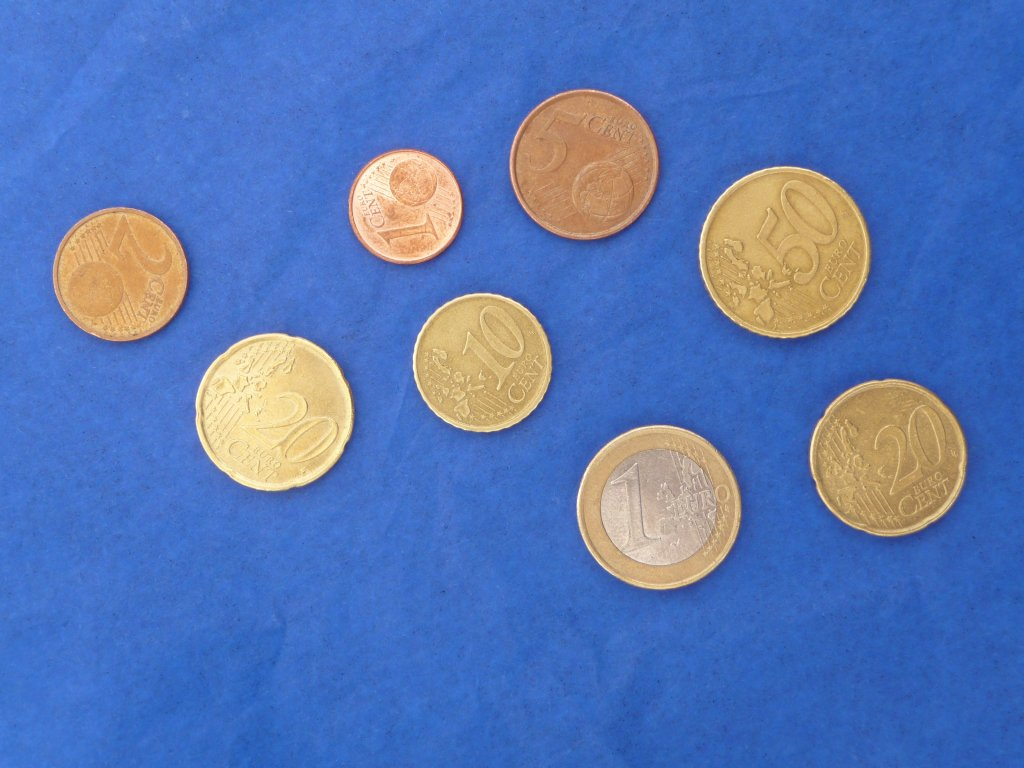
%> input picture first/images/Moedas1.jpg, 1024 x 768 px
$ octave proj_pt1.m   (GNU Octave 9; MATLAB toolbox functions it lacks are replaced by stand-ins)
%> lines starting %> are read from the running program, lines starting %| are printed output that depends on the picture; in (x1, y1, x2, y2) boxes, pixels count from 0 and x2, y2 are one past the last pixel; in counts of white or black regions, pixels touching at a corner belong together; the program's own positions count from 1
clear all;
close all;
warning off;

divider = sprintf('<----------------------------------------------->');

disp('Welcome to the first project!');
disp(' ');

%%%%%%%%%%%%%%%%%%%%%%%%%%%%%%%%%%%%%%%%%%%%%%%%%%%%%%%%%%%%%%%%%%%%%%%%%%
%%%%%%%%%%%%%%%%%%%%%%%%%%%%%% Input %%%%%%%%%%%%%%%%%%%%%%%%%%%%%%%%%%%%%
%%%%%%%%%%%%%%%%%%%%%%%%%%%%%%%%%%%%%%%%%%%%%%%%%%%%%%%%%%%%%%%%%%%%%%%%%%

while(true)
    disp(' ');
    disp('Please, choose a picture:');
    disp('     1 - Moedas1.jpg;');
    disp('     2 - Moedas2.jpg;');
    disp('     3 - Moedas3.jpg;');
    disp('     4 - Moedas4.jpg;');
    disp('     5 - Moedas5.jpg;');
    disp('     6 - Moedas6.jpg;');
    disp('     7 - Moedas7.jpg;');
    disp('     8 - Moedas8.jpg;');
    disp('     9 - Moedas9.jpg;');
    disp('     10 - cube.png;');
    disp('     11 - ring.png;');
    disp('     12 - MoedasA.jpg;');
    disp('     13 - MoedasB.jpg;');
    disp('     0 - Exit Matlab.');
    disp(' ');
    option = input('Your choice: ');
%> the answer given: 1
    disp(' ');
    switch option
        case 1
            image = imread('images/Moedas1.jpg');
%> image is the input picture: size 768x1024x3 uint8; mean R, G, B 87.8, 118.8, 181
            break;
        case 2
            image = imread('images/Moedas2.jpg');
            break;
        case 3
            image = imread('images/Moedas3.jpg');
            break;
        case 4
            image = imread('images/Moedas4.jpg');
            break;
        case 5
            image = imread('images/Moedas5.jpg');
            break;
        case 6
            image = imread('images/Moedas6.jpg');
            break;
        case 7
            image = imread('images/Moedas7.jpg');
            break;
        case 8
            image = imread('images/Moedas8.jpg');
            break;
        case 9
            image = imread('images/Moedas9.jpg');
            break;
        case 10
            image = imread('images/cube.png');
            break;
        case 11
            image = imread('images/ring.png');
            break;
        case 12
            image = imread('images/MoedasA.jpg');
            break;
        case 13
            image = imread('images/MoedasB.jpg');
            break;
        case 0
            exit;
        otherwise
            disp('Please, insert a valid image.');
    disp(divider);
    end
end

disp(' ');
disp('The program started processing your image...');
disp(' ');

tic;

%%%%%%%%%%%%%%%%%%%%%%%%%%%%%%%%%%%%%%%%%%%%%%%%%%%%%%%%%%%%%%%%%%%%%%%%%%
%%%%%%%%%%%%%%%%%%%%%%%%%% Computations %%%%%%%%%%%%%%%%%%%%%%%%%%%%%%%%%%
%%%%%%%%%%%%%%%%%%%%%%%%%%%%%%%%%%%%%%%%%%%%%%%%%%%%%%%%%%%%%%%%%%%%%%%%%%

%Convert image to gray
image_gray = rgb2gray(image);
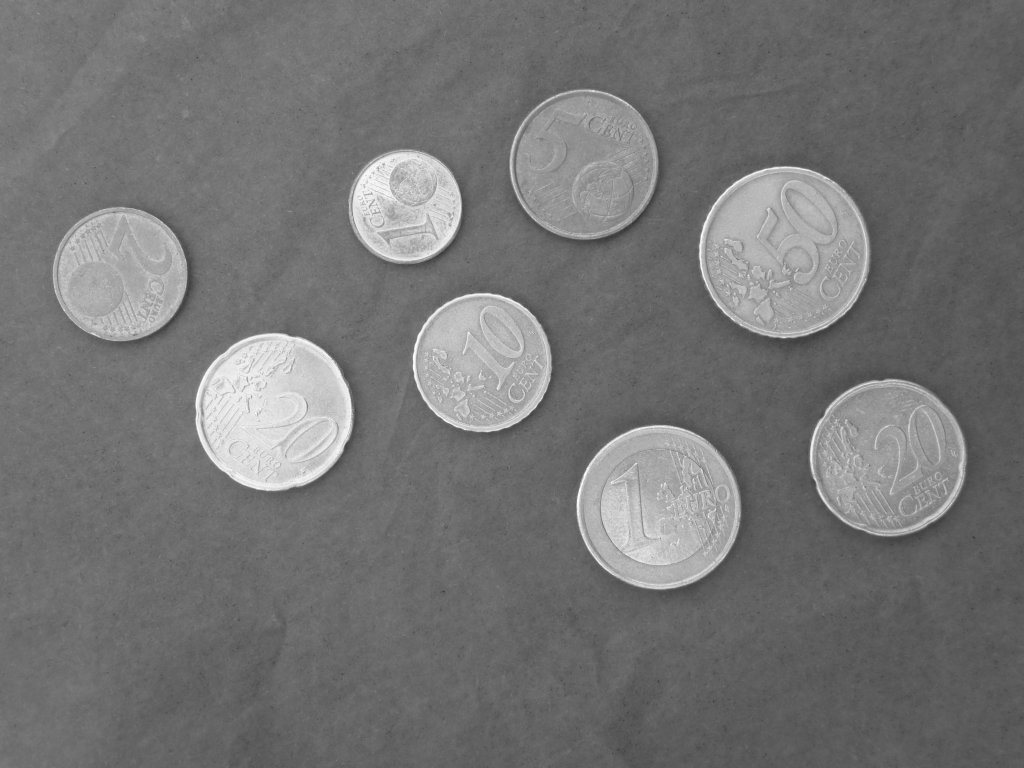
%> image_gray: size 768x1024 uint8; min 51, max 254, mean 116.6

% Use Otsu to get the threshold
bw = im2bw(image_gray, graythresh(image_gray));
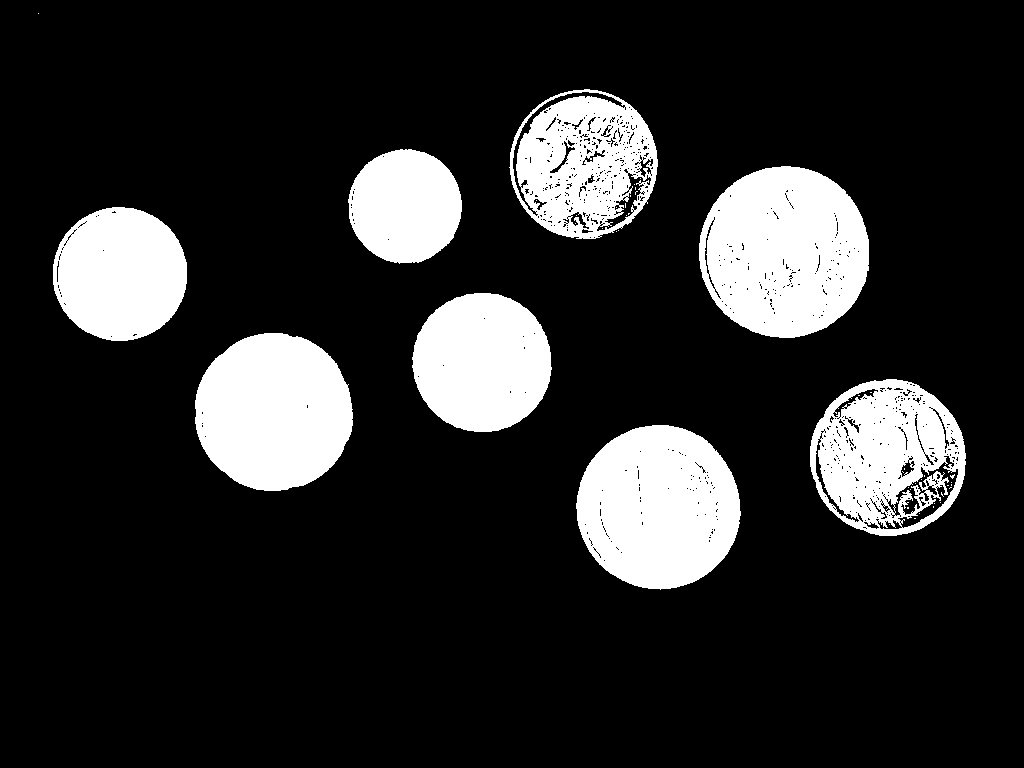
%> bw: size 768x1024 logical; 16.9% white; 47 white regions (39 under 20 px), largest, box (x1, y1, x2, y2) and area: (699, 166, 869, 338) 22646, (576, 425, 741, 590) 20946, (195, 333, 353, 491) 19608
%figure,imshow(bw);

% Use closure to get the shapes well defined
se = strel('disk', 5);
bw_final = imclose(bw,se);
%> bw_final: size 768x1024 logical; 17.8% white; 9 white regions (1 under 20 px), largest, box (x1, y1, x2, y2) and area: (699, 166, 869, 338) 23045, (576, 425, 741, 590) 21111, (195, 333, 353, 491) 19633
bw_final = bwmorph(bw_final,'hbreak'); % Removes H-connected pixels
bw_final = bwmorph(bw_final,'spur'); % Removes spur pixels
bw_final = bwareaopen(bw_final, 20); % Remove all object containing fewer than 20 pixels
bw_final = bwmorph(bw_final,'remove'); % Removes interior pixels
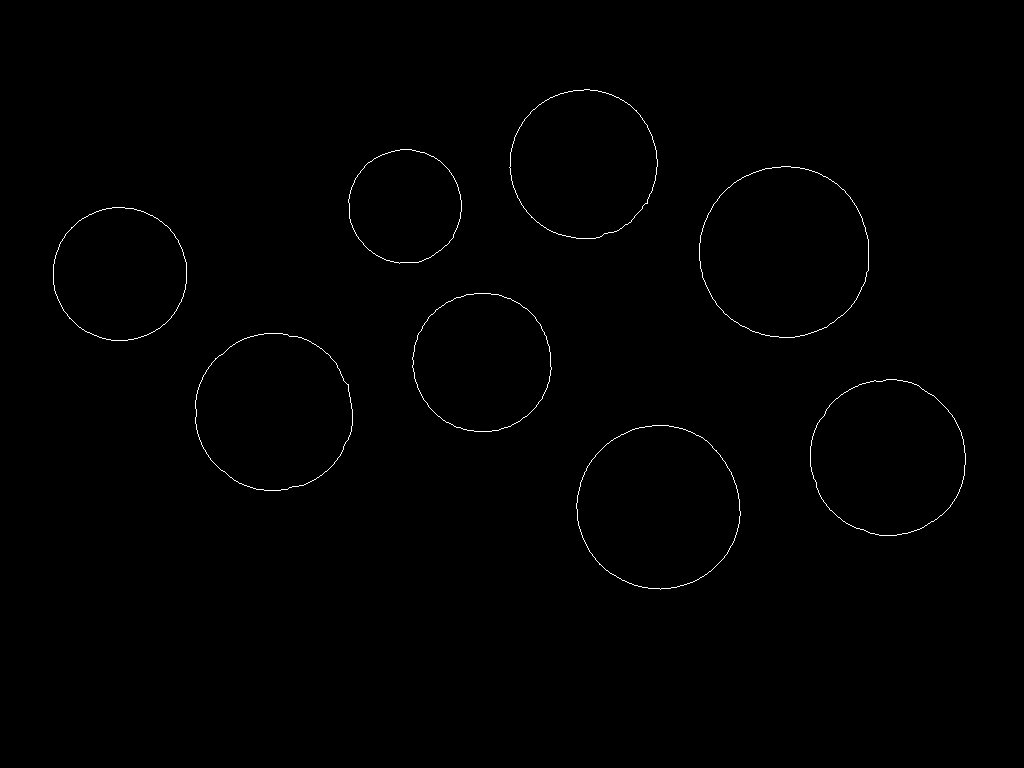
%> bw_final: size 768x1024 logical; 0.43% white in thin lines or dots, all inside (x1, y1, x2, y2) = (53, 89, 966, 590)
bw_final = imfill(bw_final,'holes'); % Fills the regions
%figure,imshow(bw_final);

% Find and label the different regions
[lb, num]= bwlabel(bw_final);
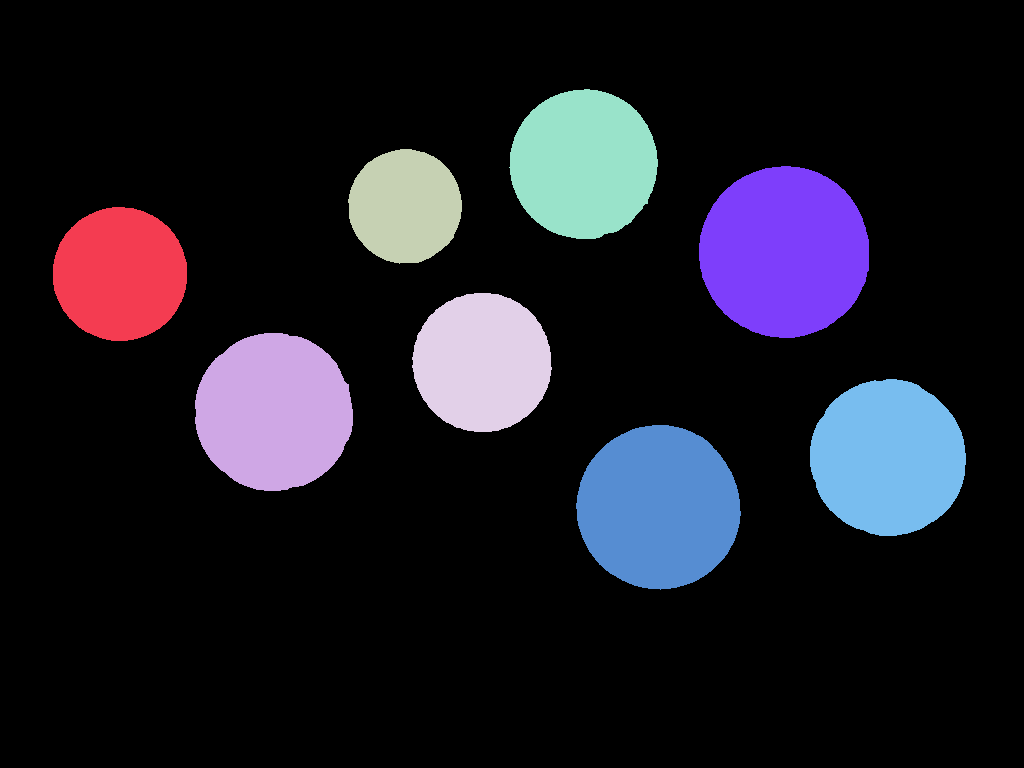
%> lb: size 768x1024 double; 9 distinct labels, from 0 to 8; one colour per label, 0 black
%> num = 8
%figure, imshow(mat2gray(lb));

% Get the stats of each label
stats = regionprops(lb);
%> stats = 8 regions; box (x1, y1, x2, y2), Area and Centroid: (699, 166, 869, 338) 23045 [785 252.6], (576, 425, 741, 590) 21111 [659.1 508], (195, 333, 353, 491) 19633 [274.4 412.6], (810, 379, 966, 536) 19148 [888.5 458.3], (509, 89, 658, 239) 17373 [584.2 164.6], (412, 293, 552, 432) 15240 [482.7 363], (53, 207, 187, 341) 14162 [120.5 274.6], (348, 149, 462, 264) 10190 [405.7 206.9]

% Compute area for each region
objects = [stats.Area];
%> objects = [14162 19633 10190 15240 17373 21111 23045 19148]

% Compute centroid for each region
centroids = zeros(length(objects), 2); % To save (sum of lines, sum of columns) for each label
for i = 1 : size(lb,1) % For each lines
    for j = 1 : size(lb,2) % For each column
        if lb(i,j) ~= 0 % If it's not background
            centroids(lb(i,j),1) = centroids(lb(i,j),1) + i; % Sum the lines
            centroids(lb(i,j),2) = centroids(lb(i,j),2) + j; % Sum the columns
        end
    end
end
%> after the loop, centroids = [3888329 1707219; 8100004 5386686; 2107816 4133909; 5532118 7356062; 2858735 10149350; 10724213 13914193; 5822180 18090357; 8775842 17013336]

for k = 1 : length(objects) % For each object
    centroids(k,1) = centroids(k,1)/objects(k); % lines' = sum(lines)/area
    centroids(k,2) = centroids(k,2)/objects(k); % columns' = sum(columns)/area
end
%> this loop made 8 passes
%> after the loop, centroids = [274.6 120.5; 412.6 274.4; 206.9 405.7; 363 482.7; 164.6 584.2; 508 659.1; 252.6 785; 458.3 888.5]

bw_centroids = bw_final;
for i = 1 : size(centroids,1)
    bw_centroids(uint16(centroids(i,1)), uint16(centroids(i,2))) = 0; % Mark the centroid with a black pixel
end
%> bw_centroids: size 768x1024 logical; 17.8% white; 8 white regions, largest, box (x1, y1, x2, y2) and area: (699, 166, 869, 338) 23044, (576, 425, 741, 590) 21110, (195, 333, 353, 491) 19632

% Compute perimeter for each region
perimeters8 = bwperim(bw_final, 8); % bwperim(binary image, connectivity between neighbors)
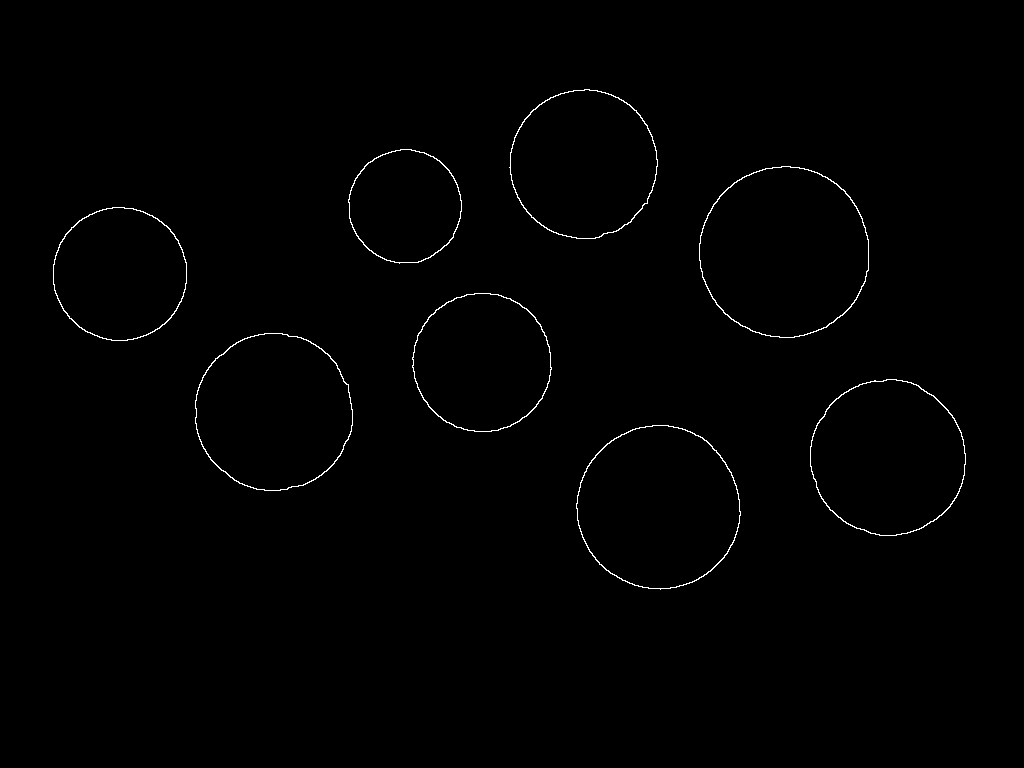
%> perimeters8: size 768x1024 logical; 0.6% white in thin lines or dots, all inside (x1, y1, x2, y2) = (53, 89, 966, 590)

% Compute distance for each object to other
distance = zeros(size(centroids,1), size(centroids,1));
for i = 1 : size(distance,1) % For each lines
    for j = 1 : size(distance,2) % For each column
        distance(i,j) = sqrt((centroids(j,1) - centroids(i,1))^2 + (centroids(j,2) - centroids(i,2))^2); % Vector's length
        distance(j,i) = sqrt((centroids(j,1) - centroids(i,1))^2 + (centroids(j,2) - centroids(i,2))^2); % Mirror
    end
end
%> after the loop, distance = [0 206.7 293.1 372.8 476.5 587 664.8 789.6; 206.7 0 244.1 214.1 396.9 396.4 535.1 615.9; 293.1 244.1 0 174.1 183.5 393.6 382.1 544.4; 372.8 214.1 174.1 0 222.9 228.4 321.8 416.9; 476.5 396.9 183.5 222.9 0 351.5 219.3 423; 587 396.4 393.6 228.4 351.5 0 284.7 234.7; 664.8 535.1 382.1 321.8 219.3 284.7 0 230.3; 789.6 615.9 544.4 416.9 423 234.7 230.3 0]

% Compute differences between objects to find similarity between regions
perimeters4 = bwperim(bw_final, 4); % Find perimeters for each region with 4 neighbors
labeled_perimeters8 = bwlabel(perimeters8 - perimeters4); % Find perimeters for each region with only oblique neighbors
%> labeled_perimeters8: size 768x1024 double; 828 distinct labels, from 0 to 827
labeled_perimeters4 = bwlabel(perimeters4); % Label the regions of the perimters
%> labeled_perimeters4: size 768x1024 double; 9 distinct labels, from 0 to 8
individual_circularities2 = zeros(1, length(objects)); % To save the computations
individual_perimeters = zeros(1,length(objects)); % Vector to save each object's perimeter
%> (the run ends here)
